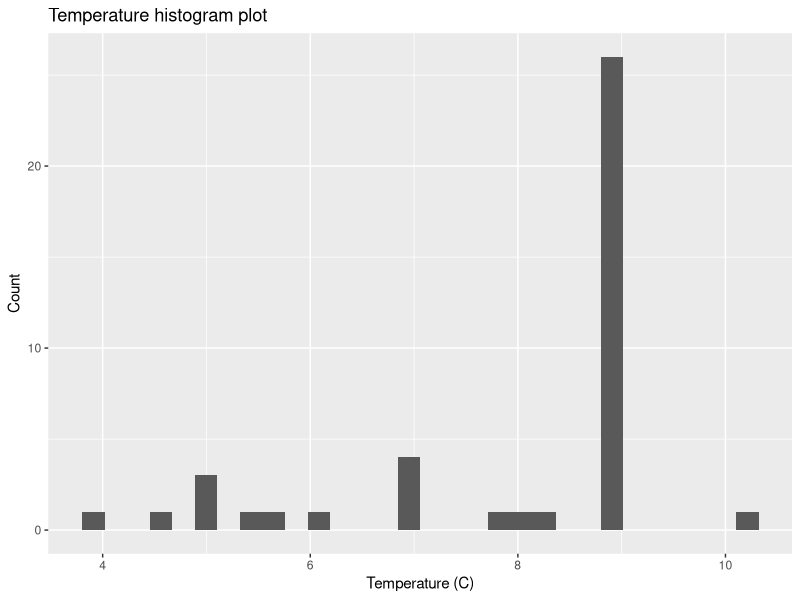
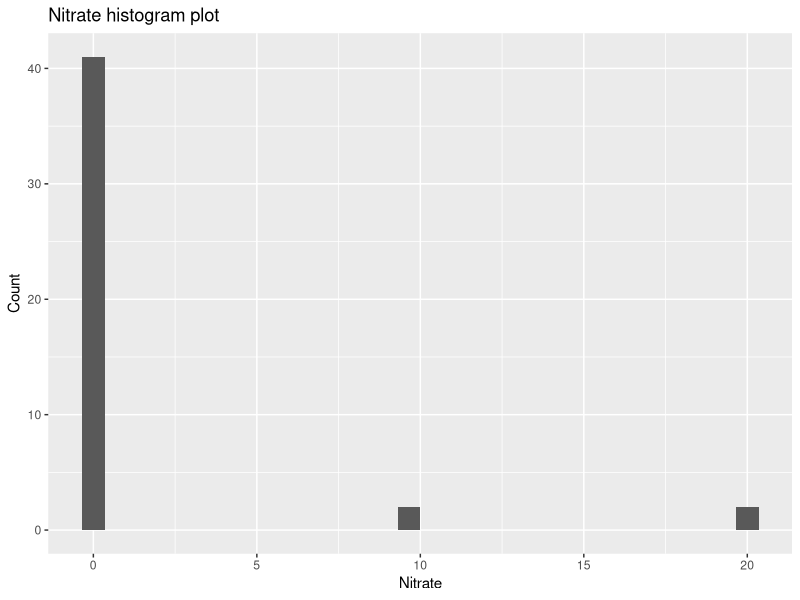
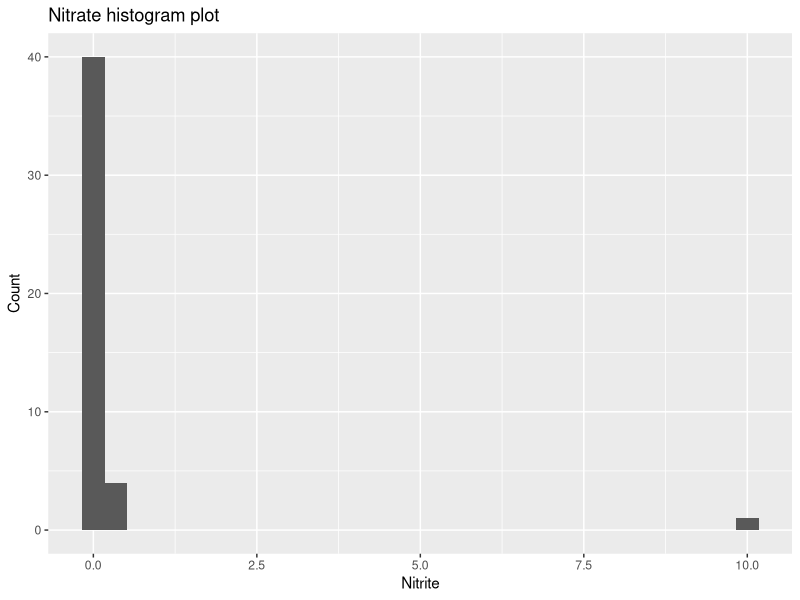
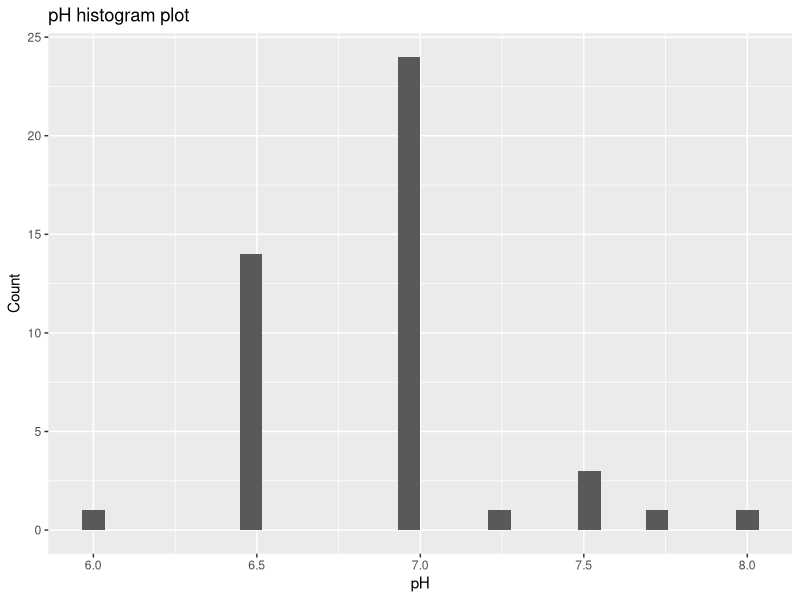
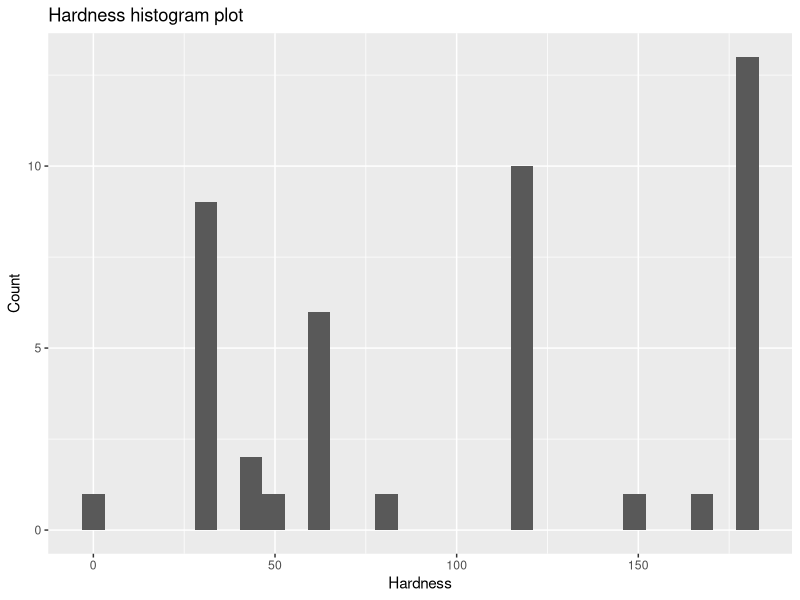
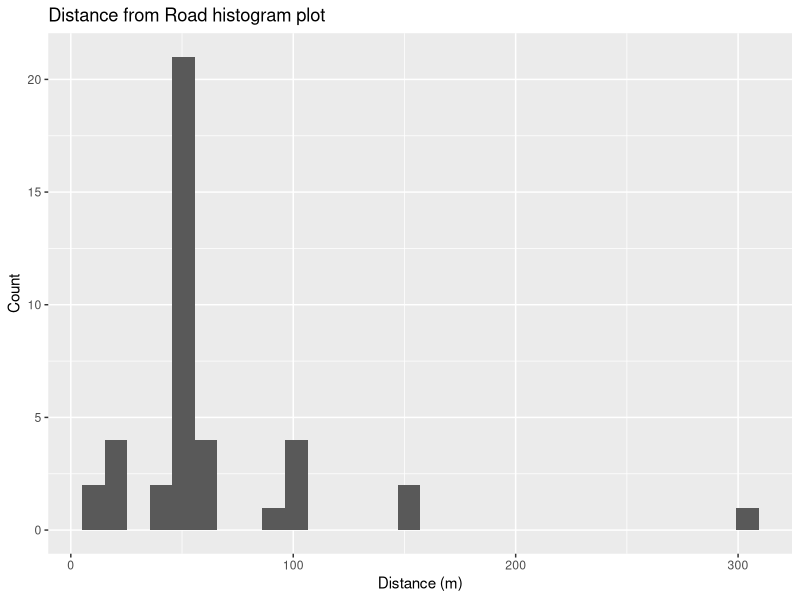
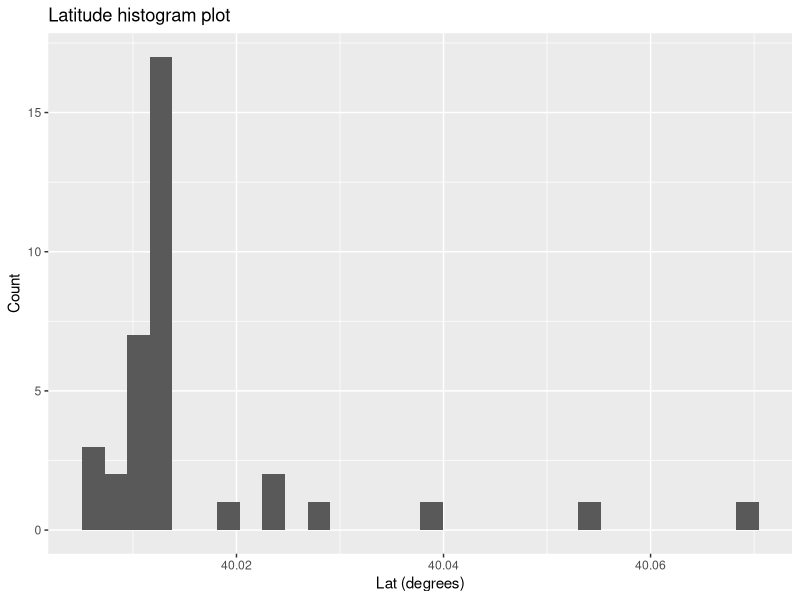
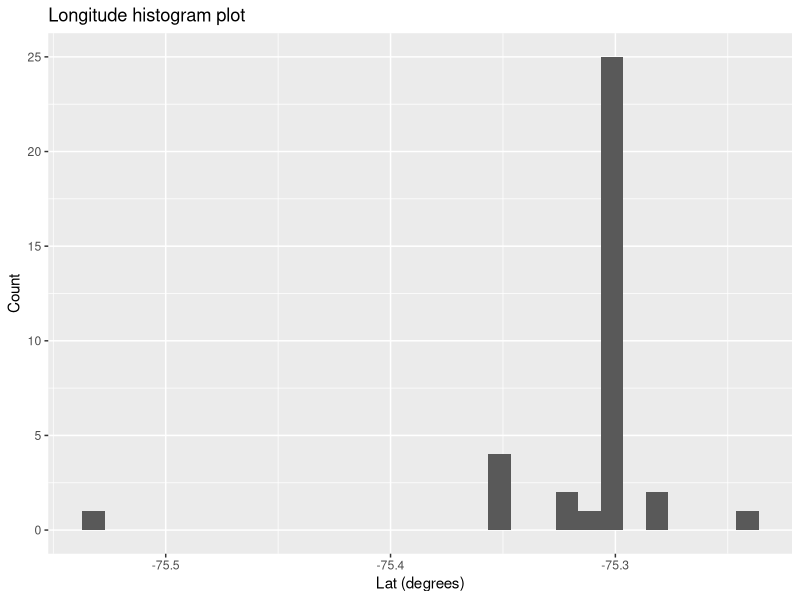

Source code (R) for these figures, in order:
library(ggplot2)
library(readr)

# If you want to see plots of 

classdata <- read_csv("classdata.csv", col_types = cols(CARBONATE = col_number(), 
                                                        DESC = col_character(), DIST_RD_M = col_number(), 
                                                        GEN_HARDNESS = col_number(), LATITUDE = col_number(), 
                                                        LONGITUDE = col_number(), NITRATE = col_number(), 
                                                        NITRITE = col_number(), PH = col_number(), 
                                                        TEMP = col_number()))

# Let's start by looking at the distribution of the temperatures measured. If you see a Warning Message in red saying 
# there are rows removed for non-finite values, that's fine -- those are just the missing data (NA)
ggplot(data=classdata, aes(x=TEMP)) + geom_histogram() +
  labs(title="Temperature histogram plot",x="Temperature (C)", y = "Count")
ggplot(classdata, aes(x=NITRATE)) + geom_histogram() +
  labs(title="Nitrate histogram plot",x="Nitrate", y = "Count")
ggplot(classdata, aes(x=NITRITE)) + geom_histogram() +
  labs(title="Nitrate histogram plot",x="Nitrite", y = "Count")
ggplot(classdata, aes(x=PH)) + geom_histogram() +
  labs(title="pH histogram plot",x="pH", y = "Count")
ggplot(classdata, aes(x=GEN_HARDNESS)) + geom_histogram() +
  labs(title="Hardness histogram plot",x="Hardness", y = "Count")
ggplot(classdata, aes(x=DIST_RD_M)) + geom_histogram() +
  labs(title="Distance from Road histogram plot",x="Distance (m)", y = "Count")
ggplot(classdata, aes(x=LATITUDE)) + geom_histogram() +
  labs(title="Latitude histogram plot",x="Lat (degrees)", y = "Count")
ggplot(classdata, aes(x=LONGITUDE)) + geom_histogram() +
  labs(title="Longitude histogram plot",x="Lat (degrees)", y = "Count")

# We can also check the distribution of the variables for the Duck Pond only.
# First we need to separate out the Duck Pond data into a new dataframe (table)
duckpond <- classdata[ which(classdata$LOCATION=='Duck Pond'), ]

# Now we can run the same plots that we ran above
ggplot(duckpond, aes(x=TEMP)) + geom_histogram() +
  labs(title="Temperature histogram plot for Duck Pond only",x="Temperature (C)", y = "Count")
ggplot(duckpond, aes(x=NITRATE)) + geom_histogram() +
  labs(title="Nitrate histogram plot for Duck Pond only",x="Nitrate", y = "Count")
ggplot(duckpond, aes(x=NITRITE)) + geom_histogram() +
  labs(title="Nitrate histogram plot for Duck Pond only",x="Nitrite", y = "Count")
ggplot(duckpond, aes(x=PH)) + geom_histogram() +
  labs(title="pH histogram plot for Duck Pond only",x="Ph", y = "Count")
ggplot(duckpond, aes(x=GEN_HARDNESS)) + geom_histogram() +
  labs(title="Hardness histogram plot for Duck Pond only",x="Hardness", y = "Count")
ggplot(duckpond, aes(x=DIST_RD_M)) + geom_histogram() +
  labs(title="Distance from Road histogram plot for Duck Pond only",x="Distance (m)", y = "Count")
ggplot(duckpond, aes(x=LATITUDE)) + geom_histogram() +
  labs(title="Latitude histogram plot for Duck Pond",x="Lat (degrees)", y = "Count")
ggplot(duckpond, aes(x=LONGITUDE)) + geom_histogram() +
  labs(title="Longitude histogram plot",x="Long (degrees)", y = "Count")